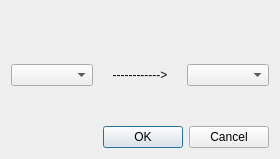
<?xml version="1.0" encoding="UTF-8"?>
<ui version="4.0">
 <class>ConnOpt</class>
 <widget class="QDialog" name="ConnOpt">
  <property name="geometry">
   <rect>
    <x>0</x>
    <y>0</y>
    <width>280</width>
    <height>159</height>
   </rect>
  </property>
  <property name="windowTitle">
   <string>Connexion &lt;---- ----&gt;</string>
  </property>
  <property name="windowIcon">
   <iconset resource="../Ressources/bn.qrc">
    <normaloff>:/Images/Electrosim.ico</normaloff>:/Images/Electrosim.ico</iconset>
  </property>
  <layout class="QGridLayout" name="gridLayout">
   <item row="4" column="0" colspan="3">
    <widget class="QDialogButtonBox" name="buttonBox">
     <property name="orientation">
      <enum>Qt::Horizontal</enum>
     </property>
     <property name="standardButtons">
      <set>QDialogButtonBox::Cancel|QDialogButtonBox::Ok</set>
     </property>
    </widget>
   </item>
   <item row="2" column="0">
    <widget class="QComboBox" name="chk_outputs"/>
   </item>
   <item row="2" column="2">
    <widget class="QComboBox" name="chk_inputs"/>
   </item>
   <item row="0" column="0">
    <widget class="QLabel" name="name_1">
     <property name="text">
      <string/>
     </property>
     <property name="alignment">
      <set>Qt::AlignCenter</set>
     </property>
    </widget>
   </item>
   <item row="0" column="2">
    <widget class="QLabel" name="name_2">
     <property name="text">
      <string/>
     </property>
     <property name="alignment">
      <set>Qt::AlignCenter</set>
     </property>
    </widget>
   </item>
   <item row="3" column="0">
    <spacer name="verticalSpacer">
     <property name="orientation">
      <enum>Qt::Vertical</enum>
     </property>
     <property name="sizeHint" stdset="0">
      <size>
       <width>20</width>
       <height>40</height>
      </size>
     </property>
    </spacer>
   </item>
   <item row="1" column="0">
    <spacer name="verticalSpacer_2">
     <property name="orientation">
      <enum>Qt::Vertical</enum>
     </property>
     <property name="sizeHint" stdset="0">
      <size>
       <width>20</width>
       <height>40</height>
      </size>
     </property>
    </spacer>
   </item>
   <item row="2" column="1">
    <widget class="QLabel" name="_label">
     <property name="text">
      <string>------------&gt;</string>
     </property>
     <property name="alignment">
      <set>Qt::AlignCenter</set>
     </property>
    </widget>
   </item>
  </layout>
 </widget>
 <resources>
  <include location="../Ressources/bn.qrc"/>
 </resources>
 <connections>
  <connection>
   <sender>buttonBox</sender>
   <signal>accepted()</signal>
   <receiver>ConnOpt</receiver>
   <slot>accept()</slot>
   <hints>
    <hint type="sourcelabel">
     <x>248</x>
     <y>254</y>
    </hint>
    <hint type="destinationlabel">
     <x>157</x>
     <y>274</y>
    </hint>
   </hints>
  </connection>
  <connection>
   <sender>buttonBox</sender>
   <signal>rejected()</signal>
   <receiver>ConnOpt</receiver>
   <slot>reject()</slot>
   <hints>
    <hint type="sourcelabel">
     <x>316</x>
     <y>260</y>
    </hint>
    <hint type="destinationlabel">
     <x>286</x>
     <y>274</y>
    </hint>
   </hints>
  </connection>
 </connections>
</ui>
